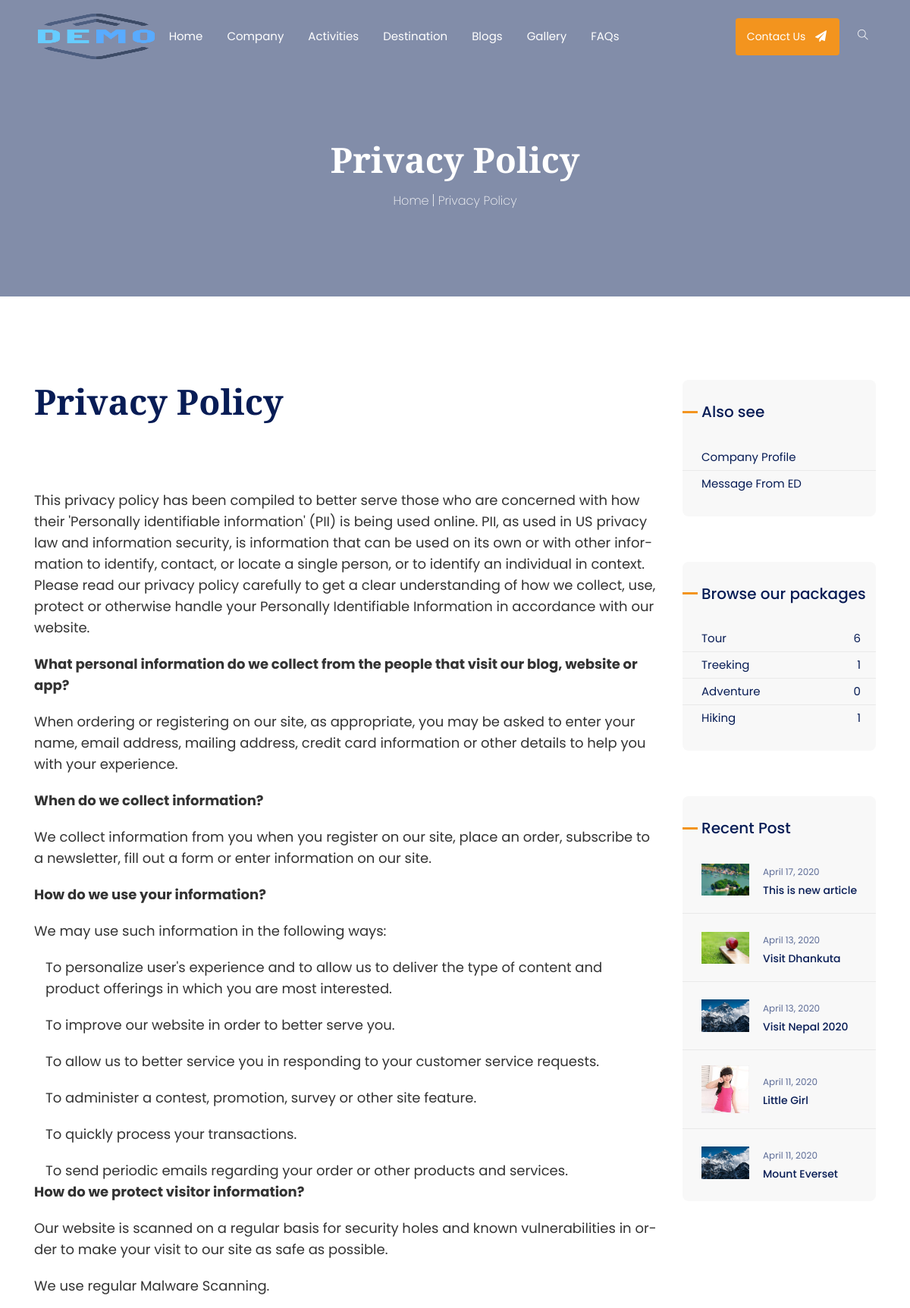
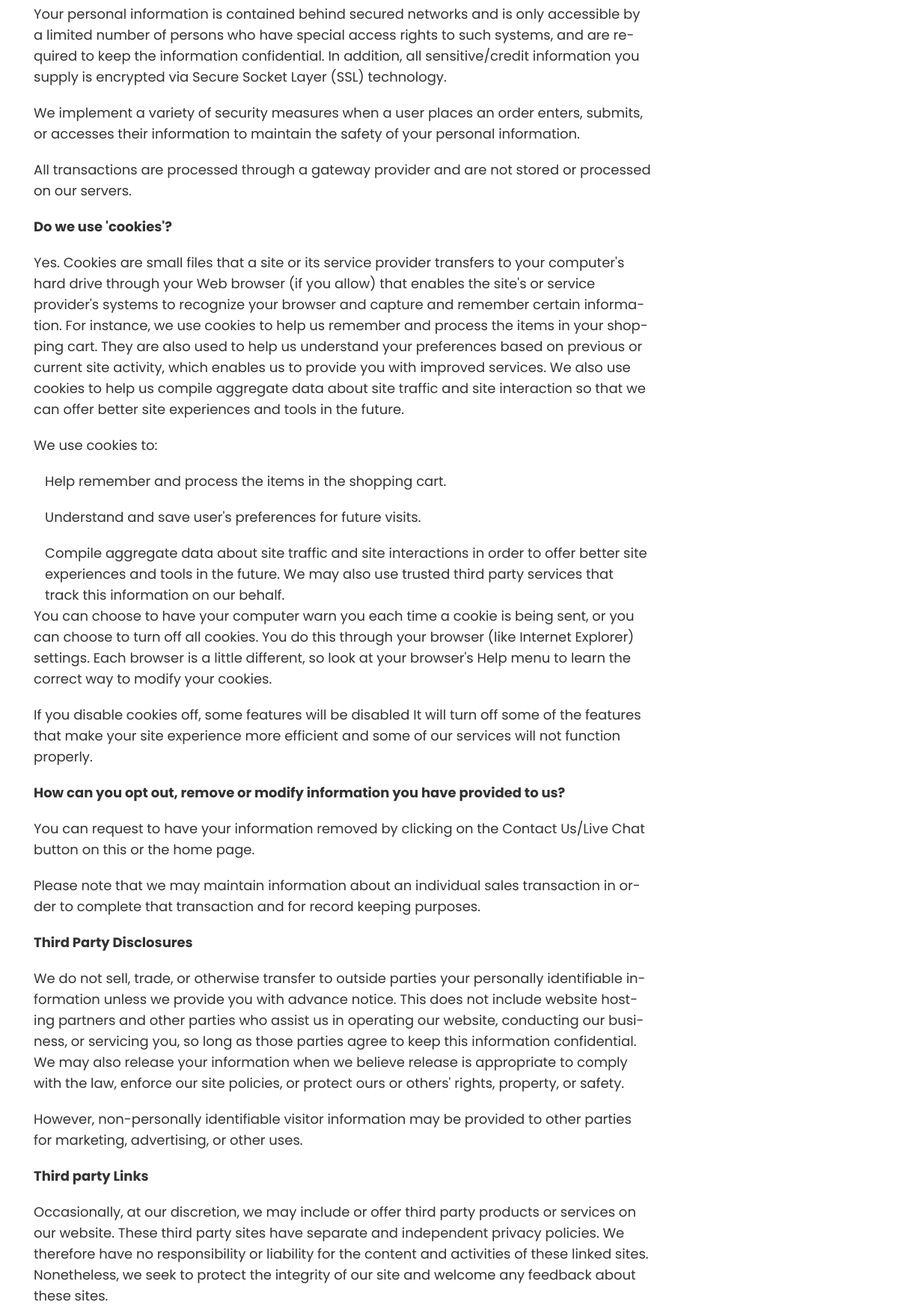
Page /privacy-policy/ (upper part) on the committed database (2 pictures, top to bottom).
### tntapp/models.py (models this page shows, shortened)
class TimeStamp(models.Model):
    created_at = models.DateTimeField(auto_now_add=True)
    updated_at = models.DateTimeField(null=True, blank=True)
    is_active = models.BooleanField(default=True)
    class Meta:
        abstract = True

class OrganizationalInformation(TimeStamp):
    name = models.CharField(max_length=200)
    logo = models.ImageField(upload_to="organization")
    profile_image = models.ImageField(upload_to="organization")
    profile_video = models.CharField(max_length=200, null=True, blank=True)
    vat_pan = models.CharField(max_length=200, null=True, blank=True)
    address = models.CharField(max_length=500)
    slogan = models.CharField(max_length=500, null=True, blank=True)
    contact_no = models.CharField(max_length=200)
    alt_contact_no = models.CharField(max_length=200, null=True, blank=True)
    office_time = models.CharField(max_length=200, default="Office Hour 10:00 to 6:00", null=True, blank=True)
    map_location = models.CharField(max_length=200)
    email = models.EmailField()
    alt_email = models.EmailField(null=True, blank=True)
    about_us = models.TextField()
    facebook = models.CharField(max_length=200)
    instagram = models.CharField(max_length=200, null=True, blank=True)
    twitter = models.CharField(max_length=200, null=True, blank=True)
    youtube = models.CharField(max_length=200, null=True, blank=True)
    whatsapp = models.CharField(max_length=200, null=True, blank=True)
    viber = models.CharField(max_length=200, null=True, blank=True)
    terms_and_conditions = models.TextField(null=True, blank=True)
    privacy_policy = models.TextField(null=True, blank=True)
    show_popup = models.BooleanField(default=False)
    popup_image = models.ImageField(
        upload_to="organization", null=True, blank=True)
    messenger_script = models.TextField(null=True, blank=True)
    google_analytics_script = models.TextField(null=True, blank=True)
    background_image = models.ImageField(
        upload_to="organization", null=True, blank=True)

class Page(TimeStamp):
    title = models.CharField(max_length=200)
    slug = models.SlugField(unique=True, null=True, blank=True)
    menu = models.CharField(max_length=50, choices=PAGE_MENU)
    image = models.ImageField(upload_to="pages", null=True, blank=True)
    description = models.TextField()
    position = models.PositiveIntegerField()
    class Meta:
        unique_together = (('menu', 'position'),)

class PackageCategory(TimeStamp):
    title = models.CharField(max_length=200)
    image = models.ImageField(upload_to="categories")
    description = models.TextField()

class Article(TimeStamp):
    title = models.CharField(max_length=200)
    image = models.ImageField(upload_to="articles")
    content = models.TextField()
    location = models.ForeignKey(Location, on_delete=models.SET_NULL, null=True, blank=True)

### tntapp/views.py (the view)
# urls.py: path('privacy-policy/', ClientPrivacyPolicyView.as_view(), name='clientprivacypolicy'),
class ClientPrivacyPolicyView(ClientMixin, TemplateView):
    template_name = 'clienttemplates/clientprivacypolicy.html'
    def get_context_data(self, **kwargs):
        context = super().get_context_data(**kwargs)
        context['recentblogs'] = Article.objects.order_by("-id")[:5]
        context['pages'] = Page.objects.order_by("position")
        return context

### tntapp/views.py (called while the page is built)
    def get_context_data(self, **kwargs):
        context = super().get_context_data(**kwargs)
        context["alltermsandcondtions"] = OrganizationalInformation.objects.all()
        context['cpages'] = Page.objects.filter(menu="Company")
        context["privacypolicy"] = OrganizationalInformation.objects.all()
        context["abouts"] = OrganizationalInformation.objects.all()
        context['packagecategorylist'] = PackageCategory.objects.all()
        context['destinationlist'] = Location.objects.all()
        context['organization'] = OrganizationalInformation.objects.first()
        context['inform'] = PackageInquiryForm
        context['recentblogs'] = Article.objects.order_by('-id')[:5]
        context['subsform'] = SubscribeForm
        context['allimages'] = Image.objects.order_by("?")[:6]
        return context

### templates/clienttemplates/clientprivacypolicy.html (shortened to what this page needs)
{% extends 'clienttemplates/clientbase.html' %}
{% load static %}
{% block content %}
    <div class="breadcrumb-area jarallax" style="background-image:url({% static 'clientstatic/img/bg/1.png' %});">
        <div class="container">
            <div class="row">
                <div class="col-lg-12">
                    <div class="breadcrumb-inner">
                        <h1 class="page-title">Privacy Policy</h1>
                        <ul class="page-list">
                            <li><a href="{% url 'tntapp:clienthome' %}">Home</a></li>
                            <li>Privacy Policy</li>
                        </ul>
                    </div>
                </div>
            </div>
        </div>
    </div>
    <div class="faq-page-area pd-top-110">
        <div class="container">
            <div class="row">
                <div class="col-xl-9 col-lg-8">
                    <div class="row">
                        <div class="col-xl-8">
                            <div class="section-title mb-0">
                                <h2 class="title">Privacy Policy </h2>
                            </div>
                        </div>
                    </div>
                    <div class="row">
                        <div class="col-md-12">
                            <ul class="nav nav-tabs tp-tabs">
                                {% for privacy in privacypolicy %}
                                <li class="nav-item">
                                    <p>{{privacy.privacy_policy|safe}}</p>
                                </li>
                                {% endfor %}
                            </ul>
                        </div>
                    </div>
                </div>
                <div class="col-xl-3 col-lg-4">
                    <aside class="sidebar-area">
                        <div class="widget widget_categories">
                            <h2 class="widget-title">Also see</h2>
                            <ul>
                                {% for page in pages %}
                                <li><a href="{% url 'tntapp:clientpagedetail' page.slug %}">{{page.title}}</a></li>
                                {% endfor %}
                            </ul>
                        </div>
                        <div class="widget widget_categories">
                            <h2 class="widget-title">Browse our packages</h2>
                            <ul>
                                {% for pc in packagecategorylist %}
                                <li><a href="{% url 'tntapp:packagecategorydetail' pc.title pc.id %}">{{pc.title}}</a> {{pc.package_set.count}}</li>
                                {% endfor %}
                            </ul>
                        </div>
                        <div class="widget widget-recent-post">
                            <h2 class="widget-title">Recent Post</h2>
                            <ul>
                                {% for blog in recentblogs %}
                                <li>
                                    <div class="media">
                                        <img src="{{blog.image.url}}" alt="widget" style="width: 30%;">
                                        <div class="media-body">
                                            <span class="post-date">{{blog.created_at|date}}</span>
                                            <h6 class="title"><a href="{% url 'tntapp:clientblogdetail' blog.id %}">{{blog.title}}</a></h6>
                                        </div>
                                    </div>
                                </li>
                                {% endfor %}
                            </ul>
                        </div>
                    </aside>
                </div>
            </div>
        </div>
    </div>
   {% endblock %}

### templates/clienttemplates/clientbase.html (shortened to what this page needs)
{% load static %}
<!DOCTYPE html>
<html lang="en">
<head>
    <link rel="stylesheet" href="{% static 'clientstatic/css/bootstrap.min.css' %}">
    <link rel="stylesheet" href="{% static 'clientstatic/css/animate.css' %}">
    <link rel="stylesheet" href="{% static 'clientstatic/css/magnific-popup.css' %}">
    <link rel="stylesheet" href="{% static 'clientstatic/css/owl.carousel.min.css' %}">
    <link rel="stylesheet" href="{% static 'clientstatic/css/slick.css' %}">
    <link rel="stylesheet" href="{% static 'clientstatic/css/swiper.min.css' %}">
    <link rel="stylesheet" href="{% static 'clientstatic/css/nice-select.css' %}">
    <link rel="stylesheet" href="{% static 'clientstatic/css/jquery-ui.min.css' %}">
    <link rel="stylesheet" href="{% static 'clientstatic/css/font-awesome.min.css' %}">
    <link rel="stylesheet" href="{% static 'clientstatic/css/themify-icons.css' %}">
    <link rel="stylesheet" href="{% static 'clientstatic/css/line-awesome.min.css' %}">
    <link rel="stylesheet" href="{% static 'clientstatic/css/style.css' %}">
    <link rel="stylesheet" href="{% static 'clientstatic/css/responsive.css' %}">
</head>
<body>
    <nav class="navbar navbar-area navbar-expand-lg nav-style-01">
        <div class="container nav-container">
            <div class="collapse navbar-collapse" id="tp_main_menu">
                <div class="logo-wrapper">
                    <a href="{% url 'tntapp:clienthome' %}" class="main-logo">
                        <img src="{{organization.logo.url}}" alt="logo" style="height: 60px; width: 200px; border-radius: 5px;">
                    </a>
                </div>
                <ul class="navbar-nav">
                    <li class="active">
                        <a href="{% url 'tntapp:clienthome' %}">Home</a>
                    </li>
                    <li class="menu-item-has-children">
                        <a href="#">Company</a>
                    </li>
                    <li class="menu-item-has-children">
                        <a href="#">Activities</a>
                    </li>
                    <li class="menu-item-has-children">
                        <a href="#">Destination</a>
                    </li>
                    <li>
                        <a href="{% url 'tntapp:clientblog' %}">Blogs</a>
                    </li>
                    <li>
                        <a href="{% url 'tntapp:clientgallery' %}">Gallery</a>
                    </li>
                    <li>
                        <a href="{% url 'tntapp:clientfaq' %}">FAQs</a>
                    </li>
                </ul>
            </div>
            <div class="nav-right-content">
                <ul>
                    <li>
                        <a class="btn btn-yellow" href="{% url 'tntapp:clientcontact' %}">Contact Us <i class="fa fa-paper-plane"></i></a>
                    </li>
                    <li class="search">
                        <i class="ti-search"></i>
                    </li>
                </ul>
            </div>
        </div>
    </nav>
    {% block content %}
    {% endblock %}
</body>
</html>

### static/clientstatic/css/responsive.css (style rules this page uses)
@media only screen and (max-width: 1550px) { .section-title .title { font-size: 46px; } }
@media only screen and (max-width: 1550px) { .navbar-area .nav-container .navbar-collapse .navbar-nav li { margin: 0 14px; } }
@media only screen and (max-width: 1550px) { .navbar-area .nav-container .nav-right-content ul li { font-size: 14px; } }
@media only screen and (max-width: 1550px) { .breadcrumb-area .page-title { font-size: 46px; } }
@media only screen and (max-width: 1280px) { .navbar-area .nav-container .nav-right-content ul li .btn { padding: 0 15px; } }
@media only screen and (max-width: 1280px) { .navbar-area .nav-container .nav-right-content ul li .btn i { font-size: 15px; } }
@media only screen and (max-width: 1280px) { .navbar-area .nav-container .nav-right-content ul li { padding: 0 10px; } }
@media only screen and (max-width: 1280px) { .widget-title { padding-left: 25px; } }
@media only screen and (max-width: 1280px) { .widget-title:after { width: 20px; } }
@media only screen and (max-width: 1280px) { .widget_categories ul li { padding: 3px 20px 3px 25px; } }
@media only screen and (max-width: 1280px) { .widget-recent-post ul li { padding: 20px 20px 20px 25px; } }
@media only screen and (max-width: 1280px) { .widget-recent-post ul li .media img { width: 85px; height: auto; } }
@media only screen and (max-width: 1280px) { .widget-recent-post ul li .media .media-body .title { font-size: 14px; line-height: 20px; } }

### rows in the picture
OrganizationalInformation: logo (picture), privacy_policy "This privacy policy has been compiled to better serve those who are concerned with how their 'Personally identifiable information' (PII) is being used online. PII, as used in US privacy law and information security, is information that can be used on its own or with other information to identify, contact, or locate a single person, or to identify an individual in context. Please read our privacy policy carefully to get a clear understanding of how we collect, use, protect or otherwise handle your Personally Identifiable Information in accordance with our website. What personal information do we collect from the people that visit our blog, website or app? When ordering or registering on our…"
Page: title "Company Profile"
Page: title "Message From ED"
PackageCategory: title "Tour", package_set.count "6"
PackageCategory: title "Treeking", package_set.count "1"
PackageCategory: title "Adventure", package_set.count "0"
PackageCategory: title "Hiking", package_set.count "1"
Article: image (picture), created_at "April 17, 2020", title "This is new article"
Article: image (picture), created_at "April 13, 2020", title "Visit Dhankuta"
Article: image (picture), created_at "April 13, 2020", title "Visit Nepal 2020"
Article: image (picture), created_at "April 11, 2020", title "Little Girl"
Article: image (picture), created_at "April 11, 2020", title "Mount Everset"
